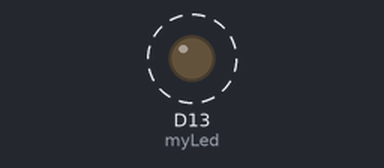
Recording of a sketch running on a simulated Arduino Due. Parts: output pins drawn as LEDs (lit = HIGH). Dashed ring = blinking.

Above: at 0.5 s.
Timing chart, 0 to 4.6 s (numbered marks = the images above):
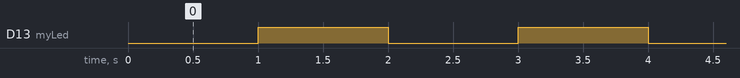

The sketch:

DUE_timer.ino
```cpp
#include <DueTimer.h>

int myLed = 13;

bool ledOn = false;
void myHandler(){
  ledOn = !ledOn;

  digitalWrite(myLed, ledOn); // Led on, off, on, off...
}

void setup(){
  pinMode(myLed, OUTPUT);

  Timer3.attachInterrupt(myHandler);
  Timer3.start(1000000); // Calls every 1000ms = 1000000μsec
}

void loop(){
  while(1){
  }
}
```

Measured:
- by itself, D13 (myLed): alternates HIGH for 1.0 s and LOW for 1.0 s
